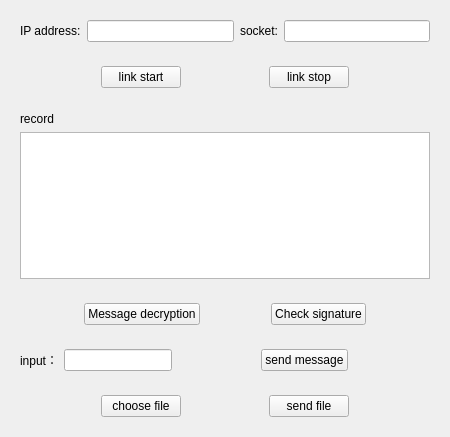
<?xml version="1.0" encoding="UTF-8"?>
<ui version="4.0">
 <class>Client</class>
 <widget class="QWidget" name="Client">
  <property name="geometry">
   <rect>
    <x>0</x>
    <y>0</y>
    <width>450</width>
    <height>437</height>
   </rect>
  </property>
  <property name="windowTitle">
   <string>Form</string>
  </property>
  <layout class="QVBoxLayout" name="verticalLayout_2">
   <item>
    <widget class="QWidget" name="widget" native="true">
     <layout class="QHBoxLayout" name="horizontalLayout">
      <item>
       <widget class="QLabel" name="label">
        <property name="text">
         <string>IP address:</string>
        </property>
       </widget>
      </item>
      <item>
       <widget class="QLineEdit" name="s_ip"/>
      </item>
      <item>
       <widget class="QLabel" name="label_2">
        <property name="text">
         <string>socket:</string>
        </property>
       </widget>
      </item>
      <item>
       <widget class="QLineEdit" name="s_port"/>
      </item>
     </layout>
    </widget>
   </item>
   <item>
    <widget class="QWidget" name="widget_2" native="true">
     <layout class="QHBoxLayout" name="horizontalLayout_2">
      <item>
       <spacer name="horizontalSpacer">
        <property name="orientation">
         <enum>Qt::Horizontal</enum>
        </property>
        <property name="sizeHint" stdset="0">
         <size>
          <width>74</width>
          <height>20</height>
         </size>
        </property>
       </spacer>
      </item>
      <item>
       <widget class="QPushButton" name="link_start">
        <property name="text">
         <string>link start</string>
        </property>
       </widget>
      </item>
      <item>
       <spacer name="horizontalSpacer_2">
        <property name="orientation">
         <enum>Qt::Horizontal</enum>
        </property>
        <property name="sizeHint" stdset="0">
         <size>
          <width>73</width>
          <height>20</height>
         </size>
        </property>
       </spacer>
      </item>
      <item>
       <widget class="QPushButton" name="link_stop">
        <property name="text">
         <string>link stop</string>
        </property>
       </widget>
      </item>
      <item>
       <spacer name="horizontalSpacer_3">
        <property name="orientation">
         <enum>Qt::Horizontal</enum>
        </property>
        <property name="sizeHint" stdset="0">
         <size>
          <width>74</width>
          <height>20</height>
         </size>
        </property>
       </spacer>
      </item>
     </layout>
    </widget>
   </item>
   <item>
    <widget class="QWidget" name="widget_3" native="true">
     <layout class="QVBoxLayout" name="verticalLayout">
      <item>
       <widget class="QLabel" name="label_3">
        <property name="text">
         <string>record</string>
        </property>
       </widget>
      </item>
      <item>
       <widget class="QTextEdit" name="record"/>
      </item>
     </layout>
    </widget>
   </item>
   <item>
    <widget class="QWidget" name="widget_4" native="true">
     <layout class="QHBoxLayout" name="horizontalLayout_4">
      <item>
       <spacer name="horizontalSpacer_7">
        <property name="orientation">
         <enum>Qt::Horizontal</enum>
        </property>
        <property name="sizeHint" stdset="0">
         <size>
          <width>56</width>
          <height>20</height>
         </size>
        </property>
       </spacer>
      </item>
      <item>
       <widget class="QPushButton" name="msg_decry">
        <property name="text">
         <string>Message decryption</string>
        </property>
       </widget>
      </item>
      <item>
       <spacer name="horizontalSpacer_8">
        <property name="orientation">
         <enum>Qt::Horizontal</enum>
        </property>
        <property name="sizeHint" stdset="0">
         <size>
          <width>55</width>
          <height>20</height>
         </size>
        </property>
       </spacer>
      </item>
      <item>
       <widget class="QPushButton" name="sign_check">
        <property name="text">
         <string>Check signature</string>
        </property>
       </widget>
      </item>
      <item>
       <spacer name="horizontalSpacer_9">
        <property name="orientation">
         <enum>Qt::Horizontal</enum>
        </property>
        <property name="sizeHint" stdset="0">
         <size>
          <width>56</width>
          <height>20</height>
         </size>
        </property>
       </spacer>
      </item>
     </layout>
    </widget>
   </item>
   <item>
    <widget class="QWidget" name="widget_5" native="true">
     <layout class="QHBoxLayout" name="horizontalLayout_3">
      <item>
       <widget class="QLabel" name="label_4">
        <property name="text">
         <string>input：</string>
        </property>
       </widget>
      </item>
      <item>
       <widget class="QLineEdit" name="c_input"/>
      </item>
      <item>
       <spacer name="horizontalSpacer_4">
        <property name="orientation">
         <enum>Qt::Horizontal</enum>
        </property>
        <property name="sizeHint" stdset="0">
         <size>
          <width>15</width>
          <height>20</height>
         </size>
        </property>
       </spacer>
      </item>
      <item>
       <widget class="QPushButton" name="msg_send">
        <property name="text">
         <string>send message</string>
        </property>
       </widget>
      </item>
      <item>
       <spacer name="horizontalSpacer_6">
        <property name="orientation">
         <enum>Qt::Horizontal</enum>
        </property>
        <property name="sizeHint" stdset="0">
         <size>
          <width>77</width>
          <height>20</height>
         </size>
        </property>
       </spacer>
      </item>
     </layout>
    </widget>
   </item>
   <item>
    <widget class="QWidget" name="widget_6" native="true">
     <layout class="QHBoxLayout" name="horizontalLayout_5">
      <item>
       <spacer name="horizontalSpacer_10">
        <property name="orientation">
         <enum>Qt::Horizontal</enum>
        </property>
        <property name="sizeHint" stdset="0">
         <size>
          <width>74</width>
          <height>20</height>
         </size>
        </property>
       </spacer>
      </item>
      <item>
       <widget class="QPushButton" name="file_choose">
        <property name="text">
         <string>choose file</string>
        </property>
       </widget>
      </item>
      <item>
       <spacer name="horizontalSpacer_5">
        <property name="orientation">
         <enum>Qt::Horizontal</enum>
        </property>
        <property name="sizeHint" stdset="0">
         <size>
          <width>73</width>
          <height>20</height>
         </size>
        </property>
       </spacer>
      </item>
      <item>
       <widget class="QPushButton" name="file_send">
        <property name="text">
         <string>send file</string>
        </property>
       </widget>
      </item>
      <item>
       <spacer name="horizontalSpacer_11">
        <property name="orientation">
         <enum>Qt::Horizontal</enum>
        </property>
        <property name="sizeHint" stdset="0">
         <size>
          <width>74</width>
          <height>20</height>
         </size>
        </property>
       </spacer>
      </item>
     </layout>
    </widget>
   </item>
  </layout>
 </widget>
 <resources/>
 <connections/>
</ui>
